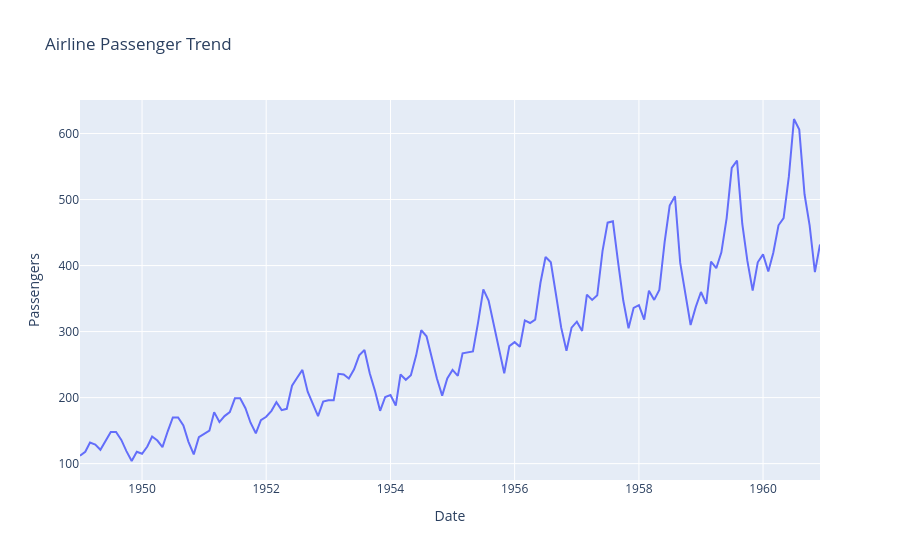

Notebook code for this chart:
### Markdown cell above
## with better labels:

### Code cell
plot_df = df.reset_index()

fig = px.line(
    plot_df,
    x="Date",
    y="#Passengers",
    title="Airline Passenger Trend"
)

#fig.update_traces(
    #line_width=2
#)

fig.update_layout(
    xaxis_title="Date",
    yaxis_title="Passengers",
    hovermode="x unified"
)

fig.show()

### Figure 1 — Plotly figure (JSON) as saved in the notebook; plotly's stock layout.template omitted (floating-point values rounded to 4 significant figures; data arrays with more than 128 entries replaced by an {"elided": "..."} marker saying what was removed)
{"data": [{"hovertemplate": "Date=%{x}<br>#Passengers=%{y}<extra></extra>", "legendgroup": "", "line": {"color": "#636efa", "dash": "solid"}, "marker": {"symbol": "circle"}, "mode": "lines", "name": "", "orientation": "v", "showlegend": false, "type": "scatter", "x": {"elided": "144 str values"}, "xaxis": "x", "y": {"elided": "144 int values"}, "yaxis": "y"}], "layout": {"hovermode": "x unified", "legend": {"tracegroupgap": 0}, "title": {"text": "Airline Passenger Trend"}, "xaxis": {"anchor": "y", "domain": [0, 1], "title": {"text": "Date"}}, "yaxis": {"anchor": "x", "domain": [0, 1], "title": {"text": "Passengers"}}}}
